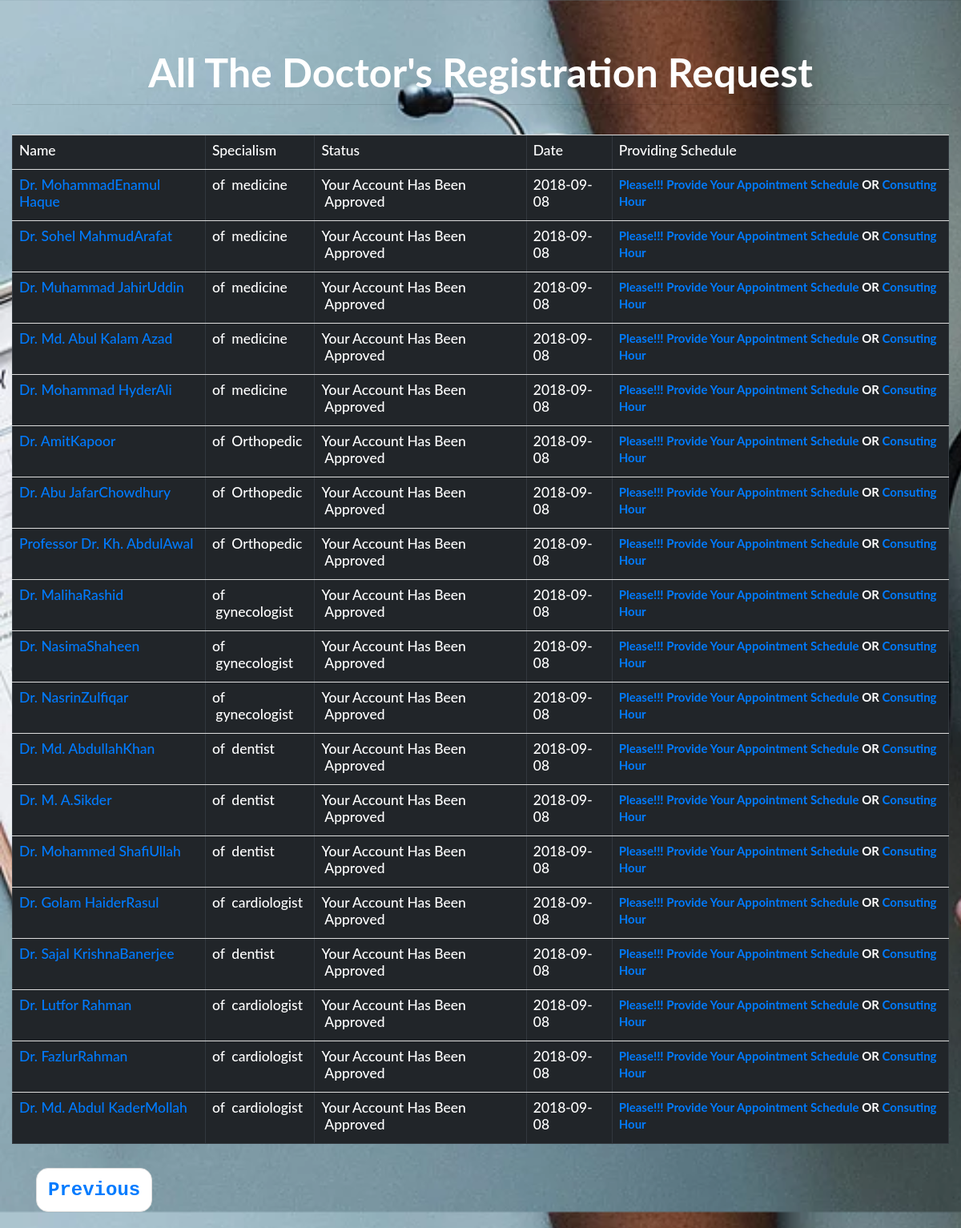
The page /Admin/notification.php on the database its author committed.
### tables this page shows
CREATE TABLE `doctor` (
  `id` int(11) NOT NULL,
  `f_name` varchar(500) NOT NULL,
  `l_name` varchar(500) NOT NULL,
  `email` varchar(500) NOT NULL,
  `contact` varchar(500) NOT NULL,
  `specialist` varchar(500) NOT NULL,
  `qualification` varchar(500) NOT NULL,
  `DOB` date NOT NULL,
  `gender` varchar(500) NOT NULL,
  `bmdc_reg_num` int(11) NOT NULL,
  `address` text NOT NULL,
  `pswd` varchar(500) NOT NULL,
  `date` date NOT NULL,
  `permission` varchar(500) NOT NULL
);

### Admin/notification.php (the view, shortened to what this page needs)
<?php
include "../translate.php";
?>
<!DOCTYPE html PUBLIC "-//W3C//DTD XHTML 1.0 Transitional//EN" "http://www.w3.org/TR/xhtml1/DTD/xhtml1-transitional.dtd">
<html xmlns="http://www.w3.org/1999/xhtml">
<head>
  <link rel="stylesheet" href="https://maxcdn.bootstrapcdn.com/bootstrap/3.3.7/css/bootstrap.min.css">
  <link rel="stylesheet" href="https://maxcdn.bootstrapcdn.com/bootstrap/4.1.0/css/bootstrap.min.css">
 <link rel="stylesheet" href="https://cdnjs.cloudflare.com/ajax/libs/font-awesome/4.7.0/css/font-awesome.min.css">
</head>
<body class="container-fluid">
<h1  class="text-center font-weight-bold text-white ">All The Doctor's Registration Request</h1><hr></br>
<form  action = "doc_reg_request.php" method="POST">
<table border="1" cellPadding="13" align="center"
class="table table-hover table-dark">
<tr>
<th><h3>Name</h3></th>
<th><h3>Specialism</h3></th>
<th><h3>Status</h3></th>
<th><h3>Date</h3></th>
<th><h3>Providing Schedule</h3></th>
</tr>
<?php
include("connection.php");
       $show_pending_request_query = "SELECT *
                  FROM doctor WHERE permission='Approved' || permission='Added'
				 ";
				   $run = mysqli_query($db, $show_pending_request_query);
				   while($row = mysqli_fetch_array($run))
				   {
				      ?>
                       <tr>
                        <th> <h3><?php  echo "<a href='req_detail.php?id={$row['id']}'>{$row['f_name']}{$row['l_name']}</a>";  ?></h3></th>
                        <th><h3>of &nbsp;<?php  echo  $row['specialist'] . "<br />";?></h3></th>
                        <th> <h3>Your Account Has Been &nbsp;<?php  echo  $row['permission'] . "<br />";?></h3></th>
                        <th> <h3><?php  echo $row['date']. "<br />";?></h3></th>
                        <th> <a href=../Doctor/doctor_schedule.php>Please!!! Provide Your Appointment Schedule</a> OR <a href=../Doctor/consulting_hour.php>Consuting Hour</a></th>
                      </tr>
				    <?php
					  }
					  ?>
 </table>
</form>
<div class="container ">
<ul class="pager font-weight-bold text-monospace">
  <li class="previous "><a href=..>Previous</a></li>
</ul></div>
</body>
</html>

### Admin/notification.php (style rules this page uses)
ul { font-size:24px; }
h1 { font-size:50px; padding-top:60px; }
body { font: 400 15px/1.8 Lato, sans-serif; color: #777; margin:0; padding:0; width:100%; height:100vh; background-image:url(../pic/1.jpg); background-size:cover; }

### rows shown on the page
doctor: f_name "Dr. Mohammad", l_name "Enamul Haque", specialist "medicine", permission "Approved", date "2018-09-08"
doctor: f_name "Dr. Sohel Mahmud", l_name "Arafat", specialist "medicine", permission "Approved", date "2018-09-08"
doctor: f_name "Dr. Muhammad Jahir", l_name "Uddin", specialist "medicine", permission "Approved", date "2018-09-08"
doctor: f_name "Dr. Md. Abul Kalam", l_name "Azad", specialist "medicine", permission "Approved", date "2018-09-08"
doctor: f_name "Dr. Mohammad Hyder", l_name "Ali", specialist "medicine", permission "Approved", date "2018-09-08"
doctor: f_name "Dr. Amit", l_name "Kapoor", specialist "Orthopedic", permission "Approved", date "2018-09-08"
doctor: f_name "Dr. Abu Jafar", l_name "Chowdhury", specialist "Orthopedic", permission "Approved", date "2018-09-08"
doctor: f_name "Professor Dr. Kh. Abdul", l_name "Awal", specialist "Orthopedic", permission "Approved", date "2018-09-08"
doctor: f_name "Dr. Maliha", l_name "Rashid", specialist "gynecologist", permission "Approved", date "2018-09-08"
doctor: f_name "Dr. Nasima", l_name "Shaheen", specialist "gynecologist", permission "Approved", date "2018-09-08"
doctor: f_name "Dr. Nasrin", l_name "Zulfiqar", specialist "gynecologist", permission "Approved", date "2018-09-08"
doctor: f_name "Dr. Md. Abdullah", l_name "Khan", specialist "dentist", permission "Approved", date "2018-09-08"
doctor: f_name "Dr. M. A.", l_name "Sikder", specialist "dentist", permission "Approved", date "2018-09-08"
doctor: f_name "Dr. Mohammed Shafi", l_name "Ullah", specialist "dentist", permission "Approved", date "2018-09-08"
doctor: f_name "Dr. Golam Haider", l_name "Rasul", specialist "cardiologist", permission "Approved", date "2018-09-08"
doctor: f_name "Dr. Sajal Krishna", l_name "Banerjee", specialist "dentist", permission "Approved", date "2018-09-08"
doctor: f_name "Dr. Lutfor", l_name "Rahman", specialist "cardiologist", permission "Approved", date "2018-09-08"
doctor: f_name "Dr. Fazlur", l_name "Rahman", specialist "cardiologist", permission "Approved", date "2018-09-08"
doctor: f_name "Dr. Md. Abdul Kader", l_name "Mollah", specialist "cardiologist", permission "Approved", date "2018-09-08"
